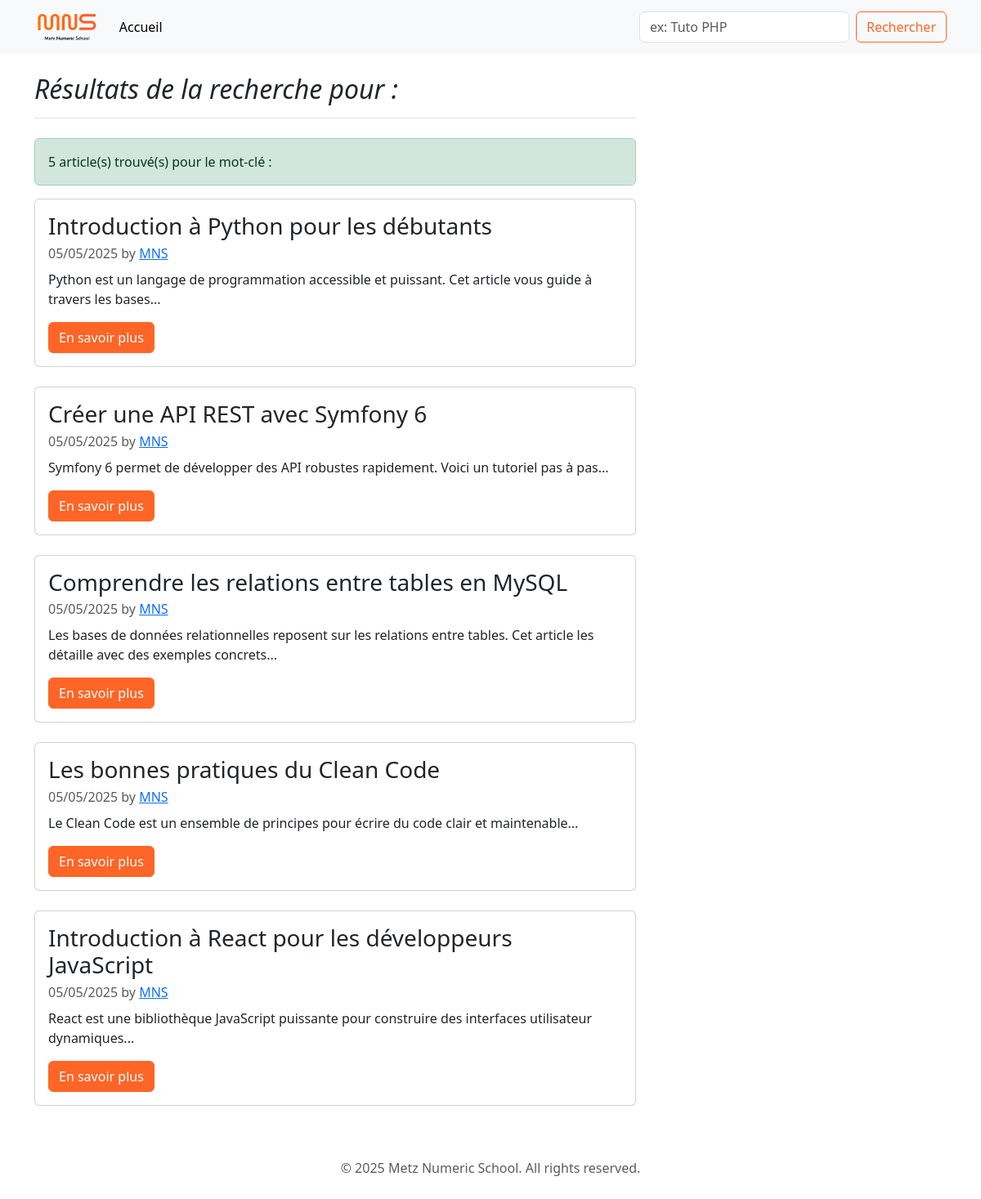
Screenshot of /search.php with the database file from the repository.
### tables this page shows
CREATE TABLE IF NOT EXISTS `articles` (
  `id` int NOT NULL AUTO_INCREMENT,
  `title` varchar(255) NOT NULL,
  `slug` varchar(255) NOT NULL,
  `content` text NOT NULL,
  `category_id` int DEFAULT NULL,
  `published_at` datetime DEFAULT NULL,
  `created_at` datetime DEFAULT CURRENT_TIMESTAMP,
  `updated_at` datetime DEFAULT CURRENT_TIMESTAMP ON UPDATE CURRENT_TIMESTAMP,
  PRIMARY KEY (`id`),
  UNIQUE KEY `uniq_slug` (`slug`(100)),
  KEY `category_id` (`category_id`)
);

### public/search.php (called while the page is built)
<?php
$keyword = isset($_GET['q']) ? $_POST['q'] : '';
$keyword = htmlspecialchars($keyword, ENT_QUOTES, 'UTF-8');
$keyword = trim($keyword);
require_once __DIR__ . '/../config/db_connect.php';
require_once __DIR__ . '/../config/functions.php';
$sql = "SELECT * FROM articles WHERE title LIKE :keyword OR content LIKE :keyword_bis ORDER BY published_at DESC";
$stmt = $db->prepare($sql);
$stmt->execute([
    'keyword' => '%' . $keyword . '%',
    'keyword_bis' => '%' . $keyword . '%'
]);
$articles = $stmt->fetchAll(PDO::FETCH_ASSOC);
require_once __DIR__ . '/../templates/search.html.php';

### config/functions.php (called while the page is built)
<?php
function formatDateFr(string $date, bool $avecHeure = false): string
{
    try {
        $format = $avecHeure ? 'd/m/Y H:i' : 'd/m/Y';
        $dt = new DateTime($date);
        return $dt->format($format);
    } catch (Exception $e) {
        return 'Date invalide';
    }
}

### templates/search.html.php (the view, shortened to what this page needs)
<?php require_once __DIR__ . '/_header.html.php'; ?>
<div class="container py-4">
    <div class="row">
        <div class="col-md-8">
            <h2 class="pb-3 mb-4 fst-italic border-bottom">
                Résultats de la recherche pour : <strong><?= $keyword ?></strong>
            </h2>
            <?php if (!empty($articles)): ?>
                <div class="alert alert-success" role="alert">
                    <?= count($articles) ?> article(s) trouvé(s) pour le mot-clé : <strong><?= $keyword ?></strong>
                </div>
            <?php endif; ?>
            <?php foreach ($articles as $post): ?>
            <div class="card mb-4">
                <div class="card-body">
                    <h3 class="card-title"><?= $post['title'] ?></h3>
                    <p class="card-subtitle mb-2 text-muted"><?= formatDateFr($post['published_at']) ?> by <a href="#">MNS</a></p>
                    <p class="card-text"><?= $post['content'] ?></p>
                    <a href="#" class="btn btn-orange mt-auto">En savoir plus</a>
                </div>
            </div>
            <?php endforeach; ?>
        </div>
    </div>
</div>
<?php require_once __DIR__ . '/_footer.html.php'; ?>

### templates/_header.html.php (shortened to what this page needs)
<!doctype html>
<html lang="en">
    <head>
        <link
            href="https://cdn.jsdelivr.net/npm/bootstrap@5.3.2/dist/css/bootstrap.min.css"
            rel="stylesheet"
        />
        <link rel="stylesheet" href="/assets/css/styles.css" />
    </head>
    <body>
        <header>
            <nav
                class="navbar navbar-expand-sm navbar-light bg-light"
            >
                <div class="container">
                    <a class="navbar-brand" href="/"><img src="/images/logo.png" alt="Logo MNS" height="40" /></a>
                    <div class="collapse navbar-collapse" id="collapsibleNavId">
                        <ul class="navbar-nav me-auto mt-2 mt-lg-0">
                            <li class="nav-item">
                                <a class="nav-link active" href="/" aria-current="page"
                                    >Accueil
                                    <span class="visually-hidden">(current)</span></a
                                >
                            </li>
                        </ul>
                        <form action="/search.php" class="d-flex my-2 my-lg-0" method="GET">
                            <input
                                class="form-control me-sm-2"
                                type="text"
                                placeholder="ex: Tuto PHP"
                                name="q"
                                aria-label="Search"
                            />
                            <button
                                class="btn btn-outline-orange my-2 my-sm-0"
                                type="submit"
                            >
                                Rechercher
                            </button>
                        </form>
                    </div>
                </div>
            </nav>
        </header>
        <main>

### templates/_footer.html.php (shortened to what this page needs)
        </main>
        <footer>
            <div class="container text-center py-3">
                <p class="text-muted">&copy; <?= date('Y') ?> Metz Numeric School. All rights reserved.</p>
            </div>
        </footer>
    </body>
</html>

### public/assets/css/styles.css (style rules this page uses)
.btn-orange { background-color: #ff6527; border-color: #ff6527; color: #fff; }
.btn-outline-orange { background-color: transparent; border-color: #ff6527; color: #ff6527; }

### rows the page displays
articles: title "Introduction à Python pour les débutants", published_at "05/05/2025", content "Python est un langage de programmation accessible et puissant. Cet article vous guide à travers les bases..."
articles: title "Créer une API REST avec Symfony 6", published_at "05/05/2025", content "Symfony 6 permet de développer des API robustes rapidement. Voici un tutoriel pas à pas..."
articles: title "Comprendre les relations entre tables en MySQL", published_at "05/05/2025", content "Les bases de données relationnelles reposent sur les relations entre tables. Cet article les détaille avec des exemples concrets..."
articles: title "Les bonnes pratiques du Clean Code", published_at "05/05/2025", content "Le Clean Code est un ensemble de principes pour écrire du code clair et maintenable..."
articles: title "Introduction à React pour les développeurs JavaScript", published_at "05/05/2025", content "React est une bibliothèque JavaScript puissante pour construire des interfaces utilisateur dynamiques..."

### other values shown
count($articles) "5"
